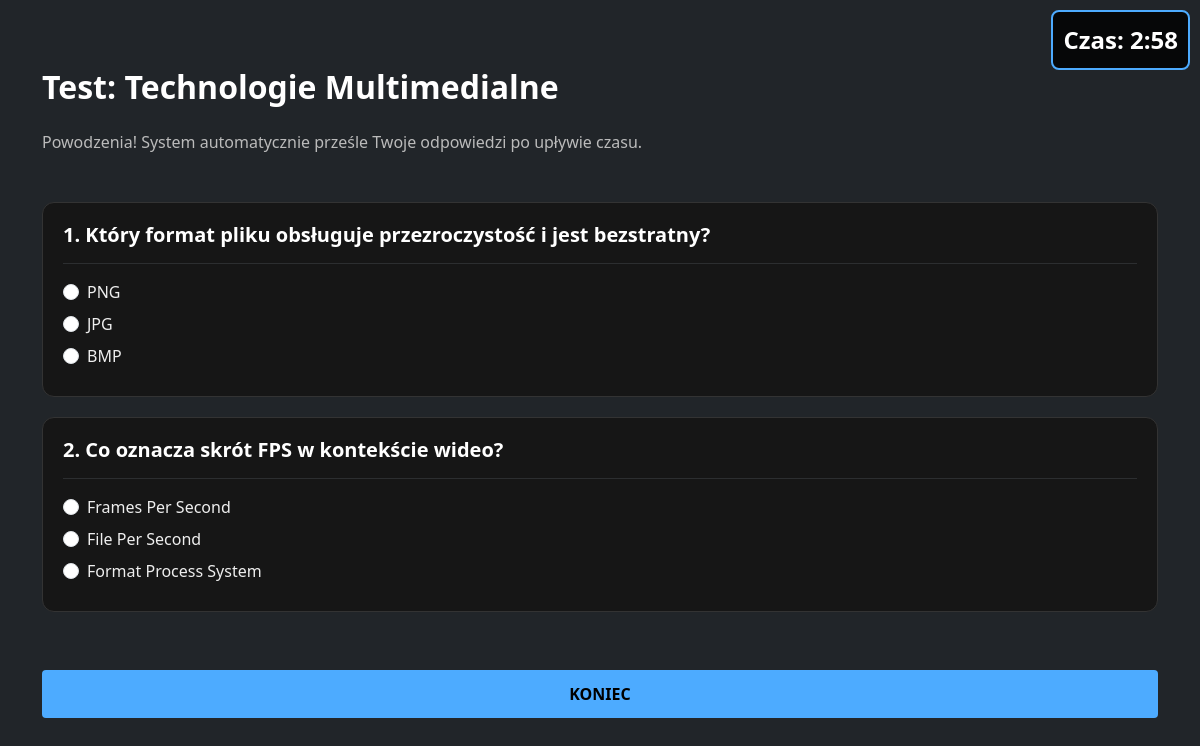
Page /lab14/test.php?id=2 (signed in) on the committed database.
### tables this page shows
CREATE TABLE IF NOT EXISTS `testy` (
  `id_testu` int(11) NOT NULL AUTO_INCREMENT,
  `nazwa_testu` varchar(255) NOT NULL,
  `opis` text,
  `tresc_szkolenia` LONGTEXT,
  `czas_trwania` int(11) NOT NULL DEFAULT 600 COMMENT 'Czas w sekundach (domyślnie 10 min)',
  PRIMARY KEY (`id_testu`)
);

CREATE TABLE IF NOT EXISTS `pytania` (
  `id_pytania` int(11) NOT NULL AUTO_INCREMENT,
  `tresc_pytania` text NOT NULL,
  `id_testu` int(11) NOT NULL,
  PRIMARY KEY (`id_pytania`),
  CONSTRAINT `fk_pytania_testy` FOREIGN KEY (`id_testu`) REFERENCES `testy` (`id_testu`) ON DELETE CASCADE
);

CREATE TABLE IF NOT EXISTS `odpowiedzi` (
  `id_odpowiedzi` int(11) NOT NULL AUTO_INCREMENT,
  `id_pytania` int(11) NOT NULL,
  `tresc_odpowiedzi` text NOT NULL,
  `czy_poprawna` tinyint(1) NOT NULL DEFAULT 0,
  PRIMARY KEY (`id_odpowiedzi`),
  CONSTRAINT `fk_odpowiedzi_pytania` FOREIGN KEY (`id_pytania`) REFERENCES `pytania` (`id_pytania`) ON DELETE CASCADE
);

### lab14/test.php (the view, shortened to what this page needs)
<?php
require_once 'db_config.php';
$id_testu = $_GET['id'] ?? 1;
$stmt = $conn->prepare("SELECT * FROM testy WHERE id_testu = ?");
$stmt->execute([$id_testu]);
$test = $stmt->fetch();
$stmt_pytania = $conn->prepare("SELECT * FROM pytania WHERE id_testu = ?");
$stmt_pytania->execute([$id_testu]);
$pytania = $stmt_pytania->fetchAll();
$czas_trwania = $test['czas_trwania'];
?>
<!DOCTYPE html>
<html lang="pl">
<head>
    <link href="https://cdn.jsdelivr.net/npm/bootstrap@5.3.0/dist/css/bootstrap.min.css" rel="stylesheet">
    <link rel="stylesheet" href="../style.css">
</head>
<body class="bg-dark text-light">
    <div id="timer">Czas: <span id="time-left"><?php echo floor($czas_trwania / 60); ?>:<?php echo sprintf('%02d', $czas_trwania % 60); ?></span></div>
    <div class="container mt-5">
        <h2 class="mb-4">Test: <?php echo htmlspecialchars($test['nazwa_testu']); ?></h2>
        <p class="text-secondary mb-5">Powodzenia! System automatycznie prześle Twoje odpowiedzi po upływie czasu.</p>
        <form id="test-form" action="submit_test.php" method="POST">
            <?php foreach ($pytania as $i => $p): ?>
                <div class="question-card">
                    <h5><?php echo ($i+1); ?>. <?php echo htmlspecialchars($p['tresc_pytania']); ?></h5>
                    <hr class="border-secondary">
                    <?php
                        $stmt_odp = $conn->prepare("SELECT * FROM odpowiedzi WHERE id_pytania = ?");
                        $stmt_odp->execute([$p['id_pytania']]);
                        $odpowiedzi = $stmt_odp->fetchAll();
                        foreach ($odpowiedzi as $o):
                    ?>
                        <div class="form-check my-2">
                            <input class="form-check-input" type="radio"
                                   name="pytanie_<?php echo $p['id_pytania']; ?>"
                                   id="odp_<?php echo $o['id_odpowiedzi']; ?>"
                                   value="<?php echo $o['id_odpowiedzi']; ?>">
                            <label class="form-check-label" for="odp_<?php echo $o['id_odpowiedzi']; ?>">
                                <?php echo htmlspecialchars($o['tresc_odpowiedzi']); ?>
                            </label>
                        </div>
                    <?php endforeach; ?>
                </div>
            <?php endforeach; ?>
            <div class="text-center my-5">
                <button type="submit" class="btn btn-lg btn-danger px-5" id="btn-submit">KONIEC</button>
            </div>
        </form>
    </div>
</body>
</html>

### style.css (style rules this page uses)
:root { --bg-color: #0a0a0a; --card-bg: #161616; --text-primary: #ffffff; --text-secondary: #cccccc; --accent-color: #4dabff; --accent-hover: #70bcff; --border-color: #333333; --error-bg: #441111; --error-text: #ff9999; --success-bg: #113311; --success-text: #99ff99; }
body { font-family: 'Segoe UI', Tahoma, Geneva, Verdana, sans-serif; background-color: var(--bg-color); color: var(--text-primary); margin: 0; padding: 20px; }
.btn { width: 100%; padding: 12px; border: none; border-radius: 4px; background-color: var(--accent-color); color: #000; font-size: 16px; font-weight: bold; cursor: pointer; margin-top: 10px; transition: all 0.2s; }
h1, h2, h3, h4, h5, h6 { color: var(--text-primary) !important; font-weight: bold !important; }
p { color: var(--text-secondary) !important; }

### lab14/test.php (style rules this page uses)
#timer { font-size: 1.5rem; font-weight: bold; position: fixed; top: 10px; right: 10px; background: rgba(0,0,0,0.8); padding: 10px; border-radius: 8px; border: 2px solid var(--accent-color); z-index: 1000; color: #fff; }
.question-card { background: var(--card-bg); border: 1px solid var(--border-color); padding: 20px; border-radius: 12px; margin-bottom: 20px; color: #fff !important; }
.form-check-label { color: #eee !important; cursor: pointer; }
.text-secondary { color: #bbb !important; }
h2, h5 { color: #fff !important; }

### rows in the picture
testy: nazwa_testu "Technologie Multimedialne"
pytania: tresc_pytania "Który format pliku obsługuje przezroczystość i jest bezstratny?"
odpowiedzi: tresc_odpowiedzi "PNG"
odpowiedzi: tresc_odpowiedzi "JPG"
odpowiedzi: tresc_odpowiedzi "BMP"
pytania: tresc_pytania "Co oznacza skrót FPS w kontekście wideo?"
odpowiedzi: tresc_odpowiedzi "Frames Per Second"
odpowiedzi: tresc_odpowiedzi "File Per Second"
odpowiedzi: tresc_odpowiedzi "Format Process System"
